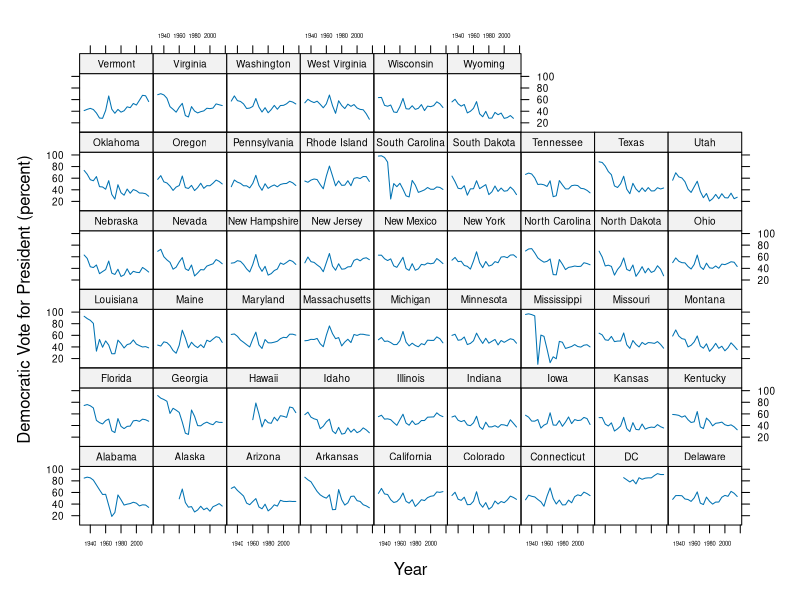
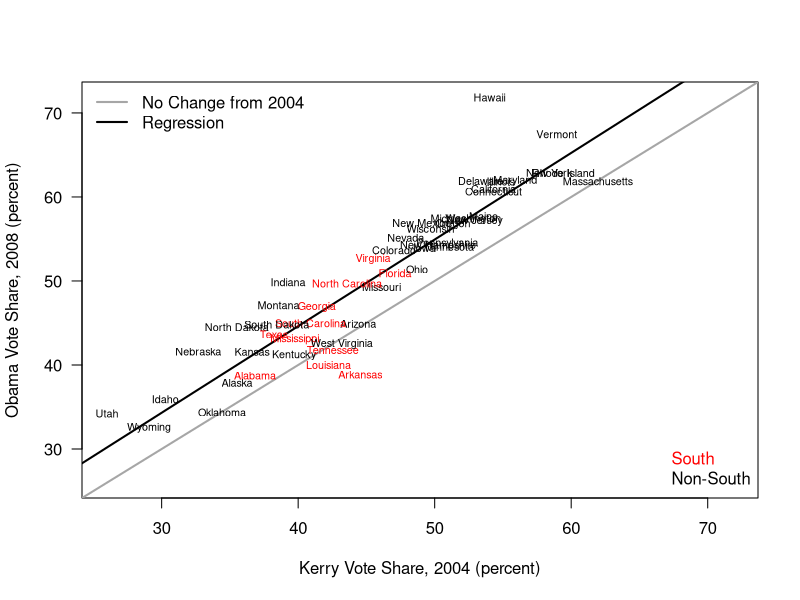

These figures' R source, in order:
library(pscl)


### Name: presidentialElections
### Title: elections for U.S. President, 1932-2016, by state
### Aliases: presidentialElections
### Keywords: datasets

### ** Examples

data(presidentialElections)
if(require(lattice)) {
    lattice::xyplot(demVote ~ year | state,
       panel=lattice::panel.lines,
       ylab="Democratic Vote for President (percent)",
       xlab="Year",
       data=presidentialElections,
       scales=list(y=list(cex=.6),x=list(cex=.35)),
       strip=strip.custom(par.strip.text=list(cex=.6)))
}

## Obama vs Kerry, except DC
y08 <- presidentialElections$year==2008
y04 <- presidentialElections$year==2004
tmpData <- merge(y=presidentialElections[y08,],
	         x=presidentialElections[y04,],
                 by="state")
tmpData <- tmpData[tmpData$state!="DC",]
xlim <- range(tmpData$demVote.x,tmpData$demVote.y)
col <- rep("black",dim(tmpData)[1])
col[tmpData$south.x] <- "red"

plot(demVote.y ~ demVote.x,
     xlab="Kerry Vote Share, 2004 (percent)",
     ylab="Obama Vote Share, 2008 (percent)",
     xlim=xlim,
     ylim=xlim,
     type="n",
     las=1,
     data=tmpData)
abline(0,1,lwd=2,col=gray(.65))
ols <- lm(demVote.y ~ demVote.x,
          data=tmpData)
abline(ols,lwd=2)	

text(tmpData$demVote.x,
     tmpData$demVote.y,
     tmpData$state,
     col=col,
     cex=.65)
legend(x="topleft",
       bty="n",
       lwd=c(2,2),
       col=c(gray(.65),"black"),
       legend=c("No Change from 2004","Regression"))
legend(x="bottomright",
       bty="n",
       text.col=c("red","black"),
       legend=c("South","Non-South"))
